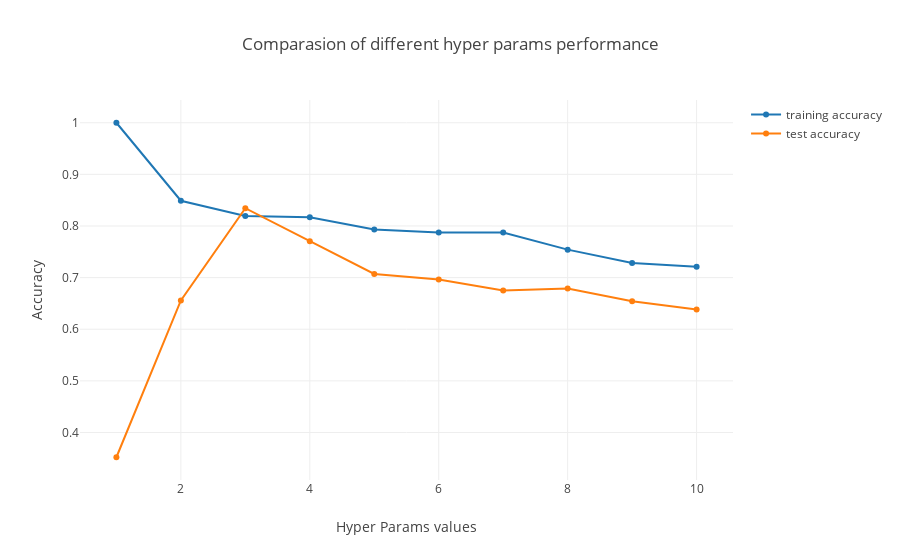

This figure's notebook cell:
### Code cell
X, y = mglearn.datasets.make_wave(n_samples=40)
# split the wave dataset into a training and a test set
X_train, X_test, y_train, y_test = train_test_split(X, y, random_state=0)

from sklearn.neighbors import KNeighborsRegressor

plot_accuracy_interactive(X_train, X_test, y_train, y_test, lambda param: KNeighborsRegressor(n_neighbors=param))

### Figure 1 — Plotly figure (JSON) as saved in the notebook; plotly's stock layout.template omitted (floating-point values rounded to 4 significant figures)
{"data": [{"mode": "lines+markers", "name": "training accuracy", "type": "scatter", "uid": "37f1f450-5175-4d4b-8668-5649f69155d7", "x": [1, 2, 3, 4, 5, 6, 7, 8, 9, 10], "y": [1, 0.8489, 0.8194, 0.8168, 0.7934, 0.7872, 0.7872, 0.7542, 0.7284, 0.7211]}, {"mode": "lines+markers", "name": "test accuracy", "type": "scatter", "uid": "03819da8-3f5e-4ba2-8401-af20019e494d", "x": [1, 2, 3, 4, 5, 6, 7, 8, 9, 10], "y": [0.352, 0.6557, 0.8344, 0.7704, 0.7071, 0.6964, 0.6752, 0.6788, 0.6541, 0.6382]}], "layout": {"title": "Comparasion of different hyper params performance", "xaxis": {"title": "Hyper Params values"}, "yaxis": {"title": "Accuracy"}}}
